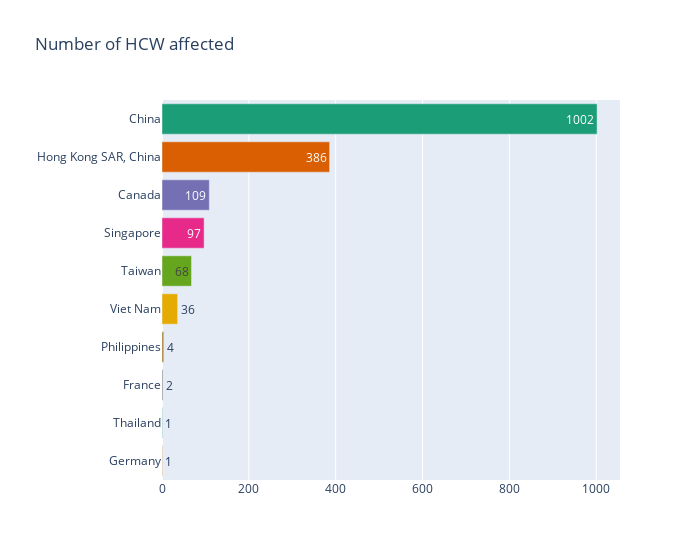

The code cell stored with this chart in its notebook:
### Markdown cell above
### Health Care Workers

### Code cell
plot_barh('Number of HCW affected')

### Figure 1 — Plotly figure (JSON) as saved in the notebook; plotly's stock layout.template omitted (floating-point values rounded to 4 significant figures)
{"data": [{"alignmentgroup": "True", "customdata": [[5327, 349, 7]], "hovertemplate": "Country/Region=%{y}<br>Number of HCW affected=%{text}<br>Cumulative total cases=%{customdata[0]}<br>No. of deaths=%{customdata[1]}<br>Case fatalities ratio (%)=%{customdata[2]}<extra></extra>", "legendgroup": "China", "marker": {"color": "rgb(27,158,119)"}, "name": "China", "offsetgroup": "China", "orientation": "h", "showlegend": true, "text": [1002], "textposition": "auto", "type": "bar", "x": [1002], "xaxis": "x", "y": ["China"], "yaxis": "y"}, {"alignmentgroup": "True", "customdata": [[1755, 299, 17]], "hovertemplate": "Country/Region=%{y}<br>Number of HCW affected=%{text}<br>Cumulative total cases=%{customdata[0]}<br>No. of deaths=%{customdata[1]}<br>Case fatalities ratio (%)=%{customdata[2]}<extra></extra>", "legendgroup": "Hong Kong SAR, China", "marker": {"color": "rgb(217,95,2)"}, "name": "Hong Kong SAR, China", "offsetgroup": "Hong Kong SAR, China", "orientation": "h", "showlegend": true, "text": [386], "textposition": "auto", "type": "bar", "x": [386], "xaxis": "x", "y": ["Hong Kong SAR, China"], "yaxis": "y"}, {"alignmentgroup": "True", "customdata": [[251, 43, 17]], "hovertemplate": "Country/Region=%{y}<br>Number of HCW affected=%{text}<br>Cumulative total cases=%{customdata[0]}<br>No. of deaths=%{customdata[1]}<br>Case fatalities ratio (%)=%{customdata[2]}<extra></extra>", "legendgroup": "Canada", "marker": {"color": "rgb(117,112,179)"}, "name": "Canada", "offsetgroup": "Canada", "orientation": "h", "showlegend": true, "text": [109], "textposition": "auto", "type": "bar", "x": [109], "xaxis": "x", "y": ["Canada"], "yaxis": "y"}, {"alignmentgroup": "True", "customdata": [[238, 33, 14]], "hovertemplate": "Country/Region=%{y}<br>Number of HCW affected=%{text}<br>Cumulative total cases=%{customdata[0]}<br>No. of deaths=%{customdata[1]}<br>Case fatalities ratio (%)=%{customdata[2]}<extra></extra>", "legendgroup": "Singapore", "marker": {"color": "rgb(231,41,138)"}, "name": "Singapore", "offsetgroup": "Singapore", "orientation": "h", "showlegend": true, "text": [97], "textposition": "auto", "type": "bar", "x": [97], "xaxis": "x", "y": ["Singapore"], "yaxis": "y"}, {"alignmentgroup": "True", "customdata": [[346, 37, 11]], "hovertemplate": "Country/Region=%{y}<br>Number of HCW affected=%{text}<br>Cumulative total cases=%{customdata[0]}<br>No. of deaths=%{customdata[1]}<br>Case fatalities ratio (%)=%{customdata[2]}<extra></extra>", "legendgroup": "Taiwan", "marker": {"color": "rgb(102,166,30)"}, "name": "Taiwan", "offsetgroup": "Taiwan", "orientation": "h", "showlegend": true, "text": [68], "textposition": "auto", "type": "bar", "x": [68], "xaxis": "x", "y": ["Taiwan"], "yaxis": "y"}, {"alignmentgroup": "True", "customdata": [[63, 5, 8]], "hovertemplate": "Country/Region=%{y}<br>Number of HCW affected=%{text}<br>Cumulative total cases=%{customdata[0]}<br>No. of deaths=%{customdata[1]}<br>Case fatalities ratio (%)=%{customdata[2]}<extra></extra>", "legendgroup": "Viet Nam", "marker": {"color": "rgb(230,171,2)"}, "name": "Viet Nam", "offsetgroup": "Viet Nam", "orientation": "h", "showlegend": true, "text": [36], "textposition": "auto", "type": "bar", "x": [36], "xaxis": "x", "y": ["Viet Nam"], "yaxis": "y"}, {"alignmentgroup": "True", "customdata": [[14, 2, 14]], "hovertemplate": "Country/Region=%{y}<br>Number of HCW affected=%{text}<br>Cumulative total cases=%{customdata[0]}<br>No. of deaths=%{customdata[1]}<br>Case fatalities ratio (%)=%{customdata[2]}<extra></extra>", "legendgroup": "Philippines", "marker": {"color": "rgb(166,118,29)"}, "name": "Philippines", "offsetgroup": "Philippines", "orientation": "h", "showlegend": true, "text": [4], "textposition": "auto", "type": "bar", "x": [4], "xaxis": "x", "y": ["Philippines"], "yaxis": "y"}, {"alignmentgroup": "True", "customdata": [[7, 1, 14]], "hovertemplate": "Country/Region=%{y}<br>Number of HCW affected=%{text}<br>Cumulative total cases=%{customdata[0]}<br>No. of deaths=%{customdata[1]}<br>Case fatalities ratio (%)=%{customdata[2]}<extra></extra>", "legendgroup": "France", "marker": {"color": "rgb(102,102,102)"}, "name": "France", "offsetgroup": "France", "orientation": "h", "showlegend": true, "text": [2], "textposition": "auto", "type": "bar", "x": [2], "xaxis": "x", "y": ["France"], "yaxis": "y"}, {"alignmentgroup": "True", "customdata": [[9, 2, 22]], "hovertemplate": "Country/Region=%{y}<br>Number of HCW affected=%{text}<br>Cumulative total cases=%{customdata[0]}<br>No. of deaths=%{customdata[1]}<br>Case fatalities ratio (%)=%{customdata[2]}<extra></extra>", "legendgroup": "Thailand", "marker": {"color": "rgb(27,158,119)"}, "name": "Thailand", "offsetgroup": "Thailand", "orientation": "h", "showlegend": true, "text": [1], "textposition": "auto", "type": "bar", "x": [1], "xaxis": "x", "y": ["Thailand"], "yaxis": "y"}, {"alignmentgroup": "True", "customdata": [[9, 0, 0]], "hovertemplate": "Country/Region=%{y}<br>Number of HCW affected=%{text}<br>Cumulative total cases=%{customdata[0]}<br>No. of deaths=%{customdata[1]}<br>Case fatalities ratio (%)=%{customdata[2]}<extra></extra>", "legendgroup": "Germany", "marker": {"color": "rgb(217,95,2)"}, "name": "Germany", "offsetgroup": "Germany", "orientation": "h", "showlegend": true, "text": [1], "textposition": "auto", "type": "bar", "x": [1], "xaxis": "x", "y": ["Germany"], "yaxis": "y"}], "layout": {"barmode": "relative", "legend": {"title": {"text": "Country/Region"}, "tracegroupgap": 0}, "showlegend": false, "title": {"text": "Number of HCW affected"}, "uniformtext": {"minsize": 8, "mode": "hide"}, "width": 700, "xaxis": {"anchor": "y", "domain": [0, 1], "title": {"text": ""}}, "yaxis": {"anchor": "x", "categoryarray": ["Germany", "Thailand", "France", "Philippines", "Viet Nam", "Taiwan", "Singapore", "Canada", "Hong Kong SAR, China", "China"], "categoryorder": "array", "domain": [0, 1], "title": {"text": ""}}}}
